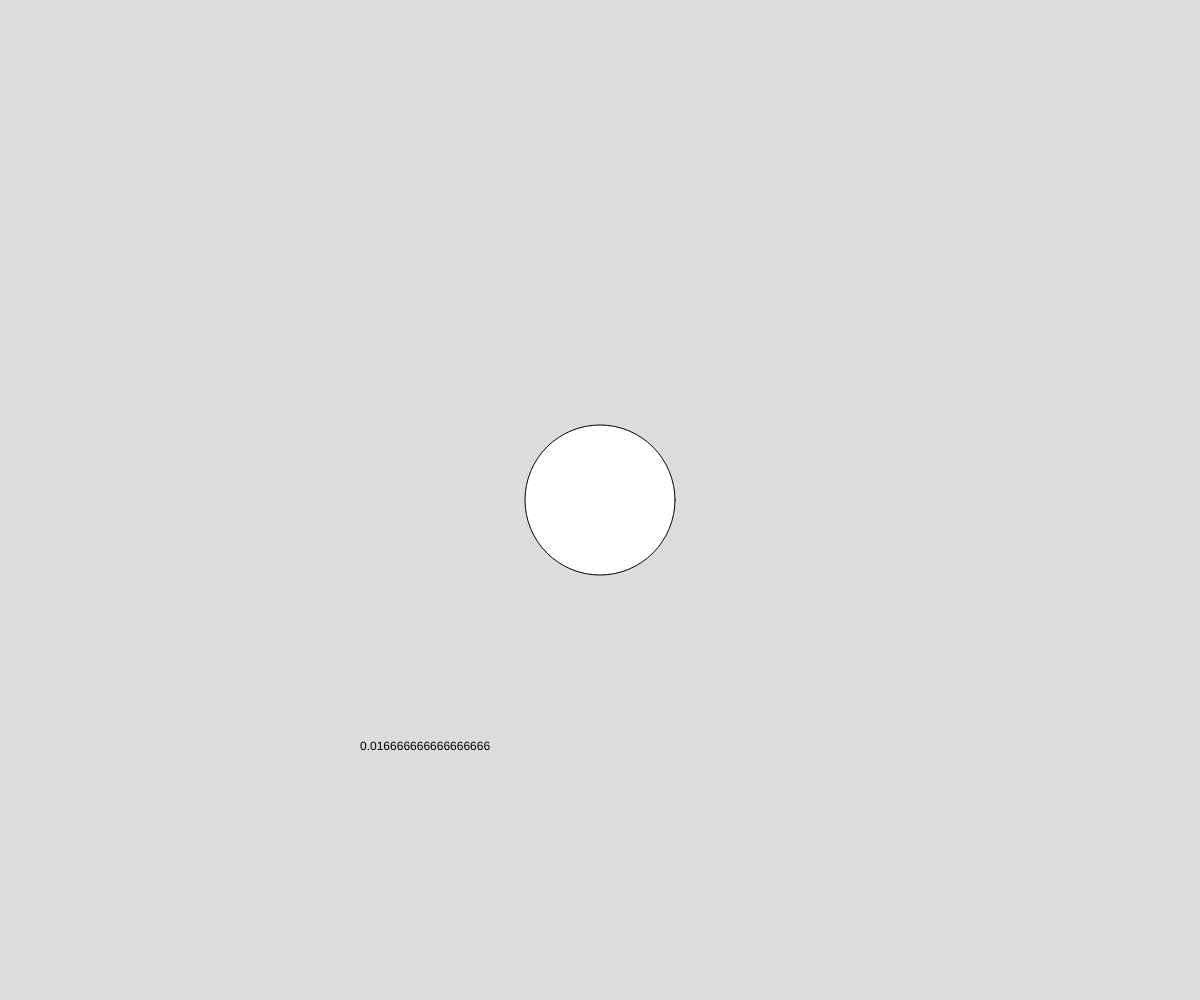
Frame 1 (no input)
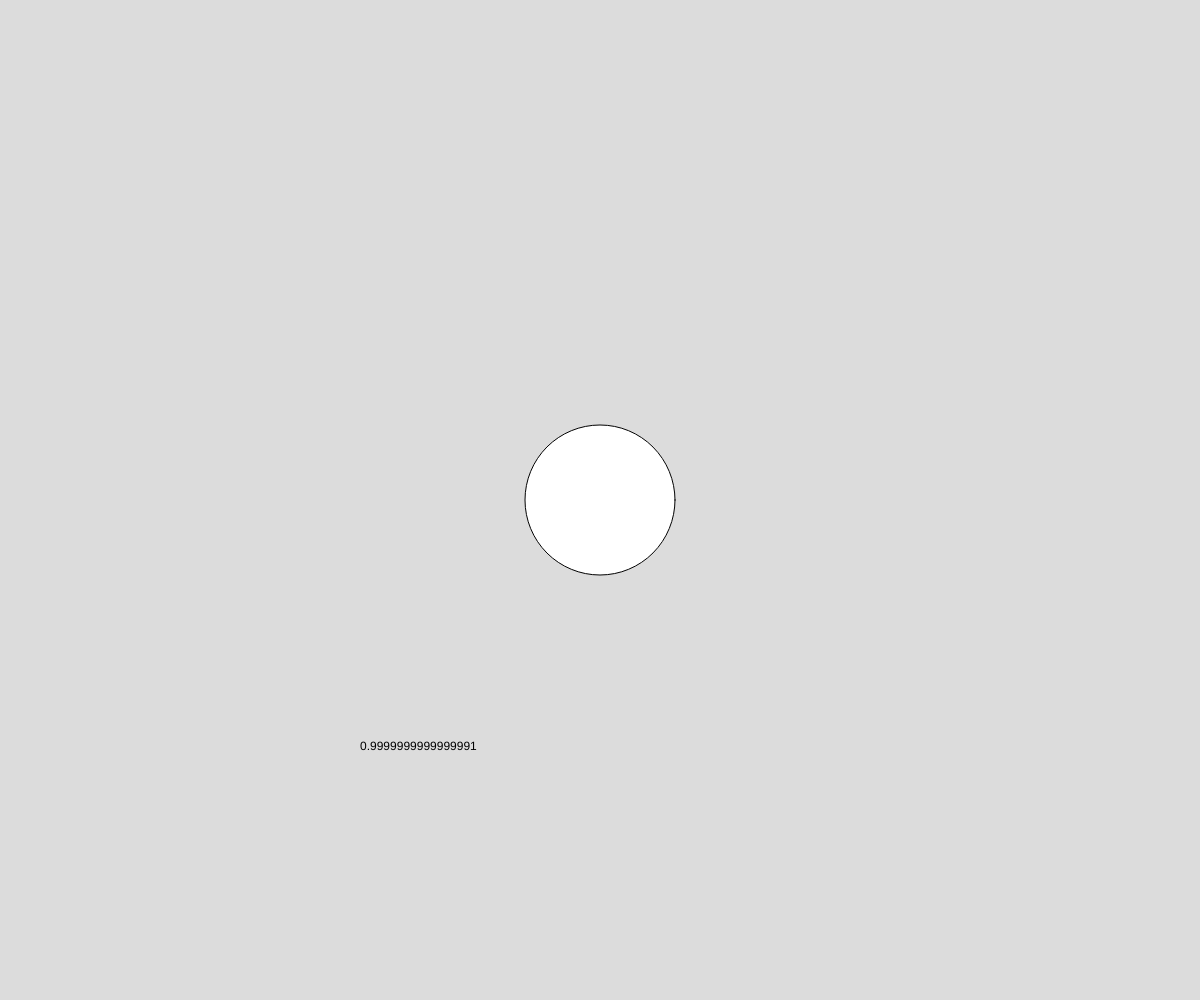
Frame 60 (no input)
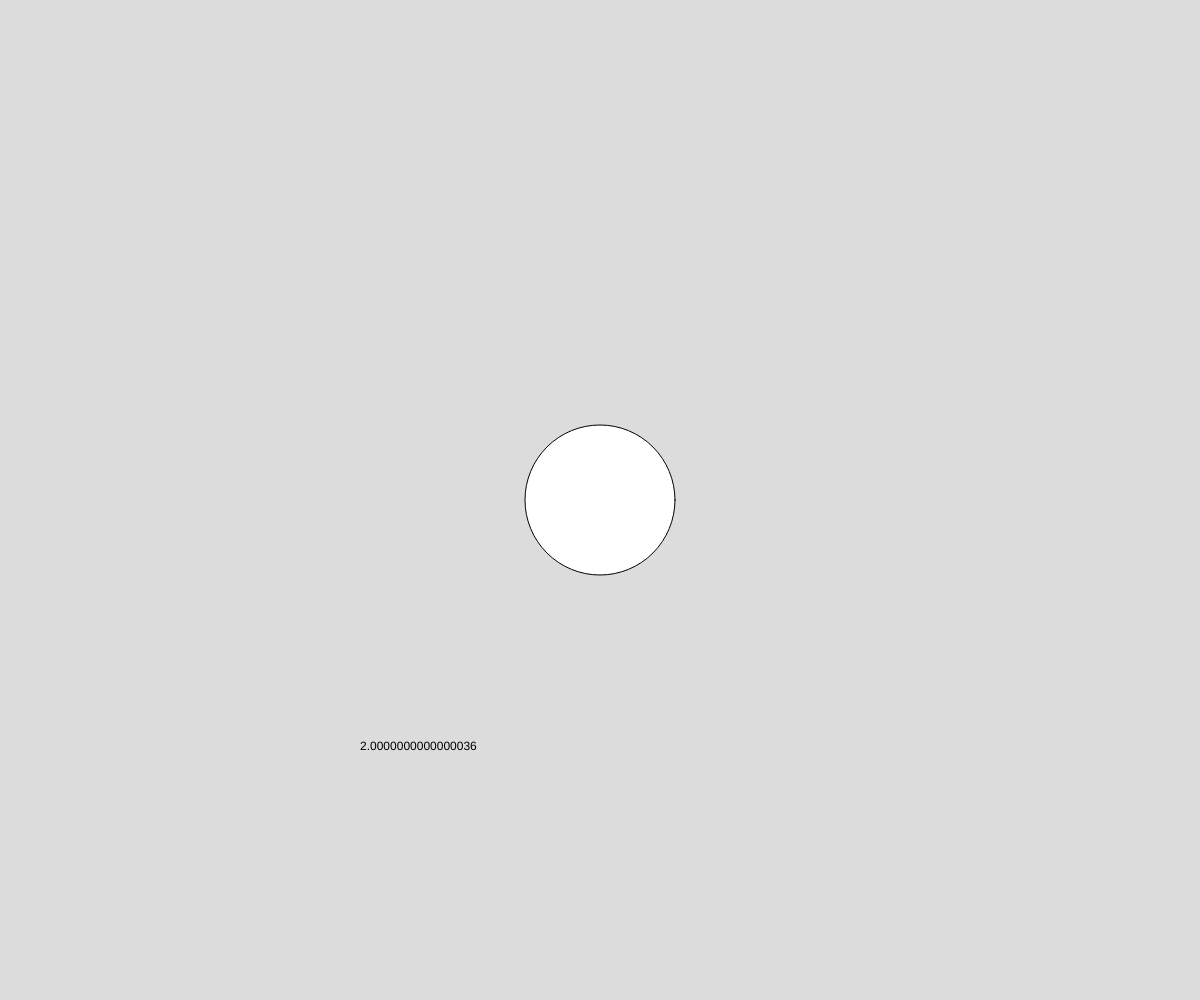
Frame 120 (the mouse pressed at the canvas centre since frame 60)

The p5.js sketch that drew these frames (run headless with seeded random() and noise() and a simulated clock; from frame 60 on, the mouse is pressed at the canvas centre):

// p5.js sketch
// ── sketch.js
// State Variables and Timing
// Mr. Scott
// Feb 113, 2025
// State Variables, Switch, Frame/Time

//Global Variable Declarations
let shapeState = 1;
let startTime, elapsedTime;

function setup() {
  createCanvas(windowWidth, windowHeight);
  startTime = millis(); // should roughly 0
}

function manageTimer(){
  //updateelapsedTime variable
  //and display
  elapsedTime = millis() - startTime;
  text(elapsedTime/1000, width*0.3, height*0.75);
}

function draw() {
  background(220);
  drawShape();
  manageTimer();
  if (shapeState === 4 && elapsedTime > 2000){
    shapeState=1;
  }
}


function drawShape() {
  switch(shapeState){
    case 1:
      circle(width/2, height/2, 150);
      break;
    case 2:
      square(width/2, height/2, 150);
      break;
    case 3:
      let x = wdith/2; let y = height/2;
      triangle(x-50,x+50,y-50,x,y-25);
      break;
    case 4:
      for(let i = 0;i < 20; i++){
        let x = random(width*0.4, width*0.6);
        let y = random(height*0.4, height*0.6);
        line(x, y, x + 25, y);
      }
      break;
  }
}

function keyPressed(){
  //on each keypress, let's advance the state
  //variable 1+2 2+3 3+4 (for 2 seconds) +1
  if(shapeState < 4){
    shapeState++;
    if(shapeState === 4 ){
      startTime = millis();
    }
  }
}
